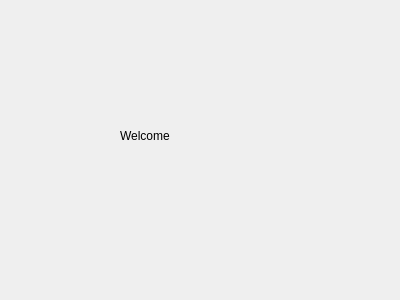
<?xml version="1.0" encoding="UTF-8"?>
<ui version="4.0">
 <class>Welcome</class>
 <widget class="QWidget" name="Welcome">
  <property name="geometry">
   <rect>
    <x>0</x>
    <y>0</y>
    <width>400</width>
    <height>300</height>
   </rect>
  </property>
  <property name="windowTitle">
   <string>Form</string>
  </property>
  <widget class="QLabel" name="label">
   <property name="geometry">
    <rect>
     <x>120</x>
     <y>90</y>
     <width>191</width>
     <height>91</height>
    </rect>
   </property>
   <property name="styleSheet">
    <string notr="true">font: 75 20pt &quot;Segoe Script&quot;;</string>
   </property>
   <property name="text">
    <string>Welcome</string>
   </property>
  </widget>
 </widget>
 <resources/>
 <connections/>
</ui>
